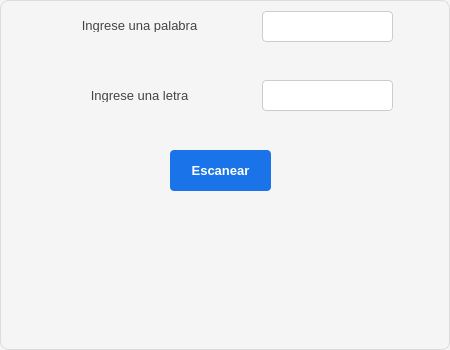
<?xml version="1.0" encoding="UTF-8"?>
<ui version="4.0">
 <class>Dialog</class>
 <widget class="QDialog" name="Dialog">
  <property name="geometry">
   <rect>
    <x>0</x>
    <y>0</y>
    <width>450</width>
    <height>350</height>
   </rect>
  </property>
  <property name="font">
   <font>
    <pointsize>10</pointsize>
   </font>
  </property>
  <property name="windowTitle">
   <string>Veces que aparece una letra</string>
  </property>
  <property name="styleSheet">
   <string notr="true">/* Estilo general del diálogo */
QDialog {
    background-color: #f5f5f5;   /* Fondo claro */
    border: 1px solid #dcdcdc;   /* Borde sutil */
    border-radius: 8px;          /* Esquinas suaves */
    color: #333333;              /* Texto neutro */
}

/* Etiquetas */
QLabel {
    color: #444444;              /* Gris oscuro para contraste */
    padding: 4px;
}

/* Campos de texto */
QLineEdit {
    background-color: #ffffff;   /* Fondo blanco */
    border: 1px solid #cccccc;   /* Borde suave */
    border-radius: 4px;
    padding: 6px;
    selection-background-color: #87cefa; /* Azul claro al seleccionar */
    selection-color: #000000;
}

QLineEdit:focus {
    border: 1px solid #1a73e8;   /* Azul corporativo al enfocar */
    background-color: #fafafa;
}

/* Botones */
QPushButton {
    background-color: #1a73e8;   /* Azul profesional */
    color: #ffffff;
    border: none;
    border-radius: 4px;
    padding: 8px 14px;
    font-weight: bold;
}

QPushButton:hover {
    background-color: #1669c1;   /* Azul más intenso al pasar el cursor */
}

QPushButton:pressed {
    background-color: #0d47a1;   /* Azul profundo al presionar */
}

QPushButton:disabled {
    background-color: #e0e0e0;   /* Gris claro para deshabilitado */
    color: #888888;
}
</string>
  </property>
  <widget class="QLabel" name="label">
   <property name="geometry">
    <rect>
     <x>14</x>
     <y>15</y>
     <width>251</width>
     <height>21</height>
    </rect>
   </property>
   <property name="text">
    <string>Ingrese una palabra</string>
   </property>
   <property name="alignment">
    <set>Qt::AlignCenter</set>
   </property>
  </widget>
  <widget class="QLabel" name="label_2">
   <property name="geometry">
    <rect>
     <x>14</x>
     <y>85</y>
     <width>251</width>
     <height>21</height>
    </rect>
   </property>
   <property name="text">
    <string>Ingrese una letra</string>
   </property>
   <property name="alignment">
    <set>Qt::AlignCenter</set>
   </property>
  </widget>
  <widget class="QLineEdit" name="ent_p">
   <property name="geometry">
    <rect>
     <x>262</x>
     <y>11</y>
     <width>131</width>
     <height>31</height>
    </rect>
   </property>
  </widget>
  <widget class="QLineEdit" name="ent_l">
   <property name="geometry">
    <rect>
     <x>262</x>
     <y>80</y>
     <width>131</width>
     <height>31</height>
    </rect>
   </property>
  </widget>
  <widget class="QPushButton" name="btn_escanear">
   <property name="geometry">
    <rect>
     <x>170</x>
     <y>150</y>
     <width>101</width>
     <height>41</height>
    </rect>
   </property>
   <property name="text">
    <string>Escanear</string>
   </property>
  </widget>
  <widget class="QLabel" name="lbl_resultado">
   <property name="geometry">
    <rect>
     <x>10</x>
     <y>230</y>
     <width>421</width>
     <height>51</height>
    </rect>
   </property>
   <property name="text">
    <string/>
   </property>
   <property name="alignment">
    <set>Qt::AlignCenter</set>
   </property>
  </widget>
 </widget>
 <resources/>
 <connections/>
</ui>
